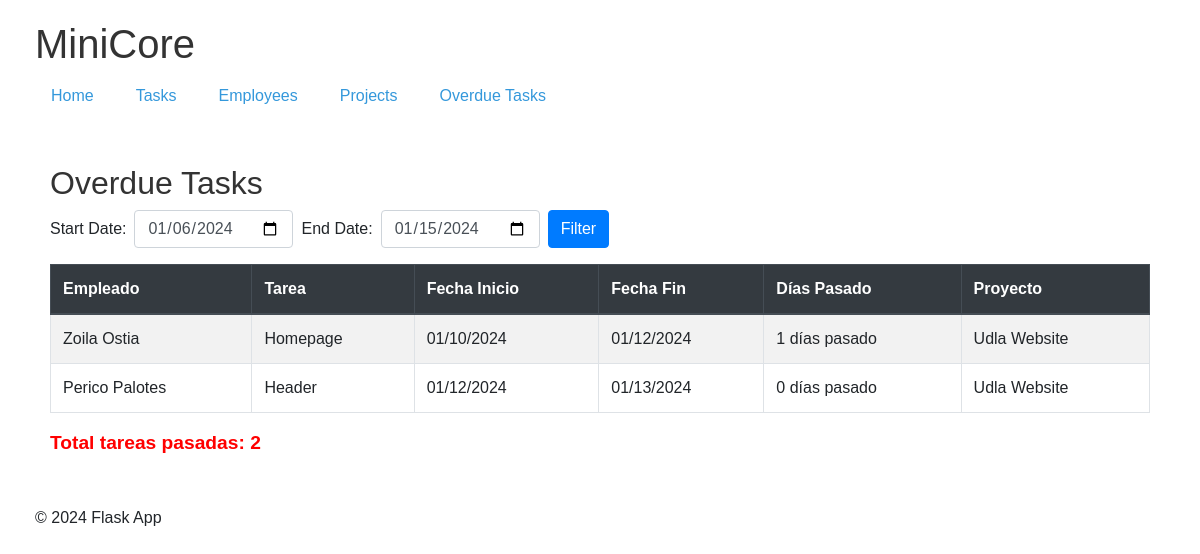
Page /overdue-tasks on the committed database.
### models/task_models.py (models this page shows, shortened)
class Task(db.Model):
    id = db.Column(db.Integer, primary_key=True)
    description = db.Column(db.String(200), nullable=False)
    start_date = db.Column(db.DateTime, nullable=False)
    estimated_days = db.Column(db.Integer, nullable=False)
    status = db.Column(db.String(20), nullable=False)
    employee_id = db.Column(db.Integer, db.ForeignKey('employee.id'), nullable=False)
    project_id = db.Column(db.Integer, db.ForeignKey('project.id'), nullable=False)
    employee = db.relationship('Employee', back_populates='tasks')
    project = db.relationship('Project', back_populates='tasks')

### models/employee_models.py (models this page shows, shortened)
class Employee(db.Model):
    id = db.Column(db.Integer, primary_key=True)
    first_name = db.Column(db.String(50))
    last_name = db.Column(db.String(50))
    username = db.Column(db.String(50), unique=True, nullable=False)
    tasks = db.relationship('Task', back_populates='employee')

### models/project_models.py (models this page shows, shortened)
class Project(db.Model):
    id = db.Column(db.Integer, primary_key=True)
    name = db.Column(db.String(100), nullable=False)
    tasks = db.relationship('Task', back_populates='project')

### controllers/main_controller.py (the view)
@main_blueprint.route('/overdue-tasks')
def overdue_tasks():
    start_date_str = request.args.get('start_date', '2024-01-06')
    end_date_str = request.args.get('end_date', '2024-01-14')
    start_date = datetime.strptime(start_date_str, '%Y-%m-%d')
    end_date = datetime.strptime(end_date_str, '%Y-%m-%d')
    tasks_in_progress = Task.query.filter(
        Task.status == 'In progress',
        Task.start_date >= start_date,
        Task.start_date <= end_date
    ).all()
    overdue_tasks = []
    for task in tasks_in_progress:
        task_due_date = task.start_date + timedelta(days=task.estimated_days)
        task.due_date = task_due_date
        if task_due_date < end_date:
            business_days_diff = calculate_business_days(task_due_date, end_date)
            task.days_past_due = business_days_diff
            task.overdue = True
            overdue_tasks.append(task)
    return render_template('overdue_tasks.html', tasks=overdue_tasks)

### controllers/main_controller.py (called while the page is built)
def calculate_business_days(start_date, end_date):
    day_generator = (start_date + timedelta(x) for x in range((end_date - start_date).days + 1))
    business_days = sum(1 for day in day_generator if day.weekday() < 5)
    return business_days

### templates/overdue_tasks.html (shortened to what this page needs)
{% extends 'base.html' %}
{% block content %}
<div class="container mt-5">
  <h2>Overdue Tasks</h2>
  <form method="get" action="/overdue-tasks" class="form-inline mb-3">
    <div class="form-group mr-2">
      <label for="start_date" class="mr-2">Start Date:</label>
      <input type="date" id="start_date" name="start_date" value="{{ request.args.get('start_date', '2024-01-06') }}" class="form-control">
    </div>
    <div class="form-group mr-2">
      <label for="end_date" class="mr-2">End Date:</label>
      <input type="date" id="end_date" name="end_date" value="{{ request.args.get('end_date', '2024-01-15') }}" class="form-control">
    </div>
    <button type="submit" class="btn btn-primary">Filter</button>
  </form>
  <table class="table table-striped table-bordered">
    <thead class="thead-dark">
      <tr>
        <th>Empleado</th>
        <th>Tarea</th>
        <th>Fecha Inicio</th>
        <th>Fecha Fin</th>
        <th>Días Pasado</th>
        <th>Proyecto</th>
      </tr>
    </thead>
    <tbody>
      {% for task in tasks %}
      <tr>
        <td>{{ task.employee.first_name }} {{ task.employee.last_name }}</td>
        <td>{{ task.description }}</td>
        <td>{{ task.start_date.strftime('%m/%d/%Y') }}</td>
        <td>{{ task.due_date.strftime('%m/%d/%Y') }}</td>
        <td>{{ task.days_past_due }} días pasado</td>
        <td>{{ task.project.name }}</td>
      </tr>
      {% endfor %}
    </tbody>
  </table>
  <p class="highlight-total">Total tareas pasadas: {{ tasks|length }}</p>
</div>
{% endblock %}

### templates/base.html (shortened to what this page needs)
<!doctype html>
<html lang="en">
<head>
  <link rel="stylesheet" href="https://stackpath.bootstrapcdn.com/bootstrap/4.5.2/css/bootstrap.min.css">
</head>
<body>
  <div class="container">
    <header>
      <h1>MiniCore</h1>
      <ul class="nav">
        <li class="nav-item"><a class="nav-link" href="/">Home</a></li>
        <li class="nav-item"><a class="nav-link" href="/tasks">Tasks</a></li>
        <li class="nav-item"><a class="nav-link" href="/employees">Employees</a></li>
        <li class="nav-item"><a class="nav-link" href="/projects">Projects</a></li>
        <li class="nav-item"><a class="nav-link" href="/overdue-tasks">Overdue Tasks</a></li>
      </ul>
    </header>
    <main>
      {% block content %}{% endblock %}
    </main>
    <footer class="mt-5">
      <p>&copy; 2024 Flask App</p>
    </footer>
  </div>
</body>
</html>

### templates/base.html (style rules this page uses)
body { font-family: Arial, sans-serif; margin: 0; padding: 20px; }
h1, h2 { color: #333; }
.container { max-width: 1200px; margin: 0 auto; }
.nav { margin-bottom: 20px; }
.nav-item { margin-right: 10px; }
.nav-link { color: #3498db; }
.highlight-total { color: red; font-weight: bold; font-size: 1.2em; }

### rows in the picture
Task: employee.first_name "Zoila", employee.last_name "Ostia", description "Homepage", start_date "01/10/2024", due_date "01/12/2024", days_past_due "1", project.name "Udla Website"
Task: employee.first_name "Perico", employee.last_name "Palotes", description "Header", start_date "01/12/2024", due_date "01/13/2024", days_past_due "0", project.name "Udla Website"

### other values in the picture
{{ tasks|length }} "2"
